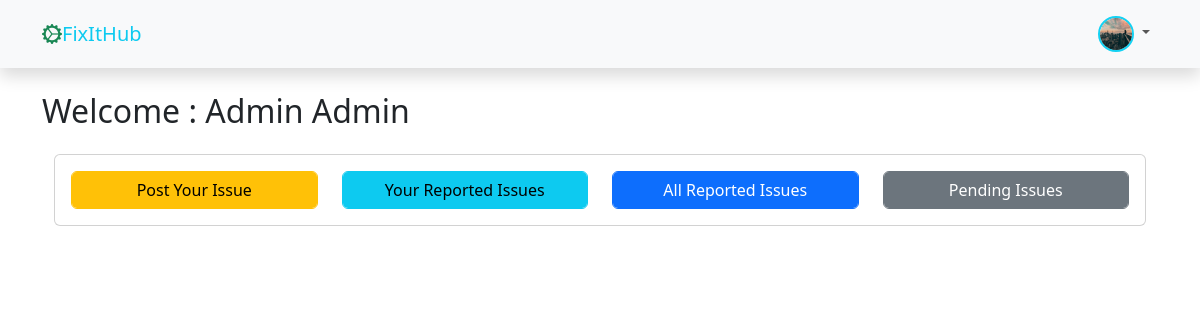
The page /dashboard/ (signed in) on the database its author committed.
### accounts/models.py (models this page shows, shortened)
class UserProfile(models.Model):
    user = models.OneToOneField(CustomUser, on_delete=models.CASCADE)
    phone_number = models.CharField(max_length=20, blank=True)
    address = models.TextField(blank=True)
    bio = models.TextField(blank=True)
    profile_picture = models.ImageField(upload_to='profile_pictures', blank=True, null=True)
    class Meta:
        db_table = 'user_profile'

class CustomUser(AbstractUser):
    USER_TYPE_CHOICES = (
        (1, 'SystAdmin'),
        (2, 'SystUser'),
    )
    user_type = models.PositiveSmallIntegerField(choices=USER_TYPE_CHOICES, default=1)
    class Meta:
        db_table = 'users'

### main_app/views.py (the view)
# urls.py: path('dashboard/', views.dashboard, name='dashboard'),
def dashboard(request):
    profile = request.user.userprofile
    context = {
        'profile': profile,
    }
    return render(request, 'main_app/dashboard.html', context)

### templates/main_app/dashboard.html (shortened to what this page needs)
{% extends 'partials/base.html' %}
{% block content %}
    <h2>Welcome : {{ profile.user.get_full_name }}</h2>
    <div class="container mt-4">
        <div class="card">
            <div class="card-body">
                <div class="row">
                    <div class="col-md-3">
                        <a href="{% url 'create_issue' %}" class="btn btn-warning form-control">Post Your Issue</a>
                    </div>
                    <div class="col-md-3">
                        <a href="{% url 'list_issue' %}" class="btn btn-info form-control">Your Reported Issues</a>
                    </div>
                    <div class="col-md-3">
                        <a href="{% url 'list_issue' %}" class="btn btn-primary form-control">All Reported Issues</a>
                    </div>
                    <div class="col-md-3">
                        <a href="{% url 'list_issue' %}" class="btn btn-secondary form-control">Pending Issues</a>
                    </div>
                </div>
            </div>
        </div>
    </div>
{% endblock content %}

### templates/partials/_navbar.html (shortened to what this page needs)
<nav class="navbar navbar-expand-lg navbar-light bg-light shadow sticky-top">
    <div class="container">
        <a class="navbar-brand" href="#">
            <i class="bi bi-gear-wide-connected text-success"></i><span class="text-info">FixItHub</span>
        </a>
        <div class="collapse navbar-collapse" id="navbarSupportedContent">
            {% if user.is_authenticated %}
                <ul class="navbar-nav mb-2 mb-lg-0 ms-auto">
                    <li class="nav-item dropdown">
                        <a class="nav-link dropdown-toggle" href="#" role="button" data-bs-toggle="dropdown" aria-expanded="false">
                            {% if profile.profile_picture %}
                                <img src="{{ profile.profile_picture.url }}" alt="{{ user.username }}"
                                style="height: 36px; width: 36px; border-radius: 50%; object-fit: cover; border: 2px solid #14d2f3;">
                            {% else %}
                                <i class="bi bi-person-circle" style="height: 36px; width: 36px;"></i>
                            {% endif %}
                        </a>
                    </li>
                </ul>
            {% endif %}
        </div>
    </div>
</nav>

### rows shown on the page
UserProfile: profile_picture (picture), user.get_full_name "Admin Admin"
